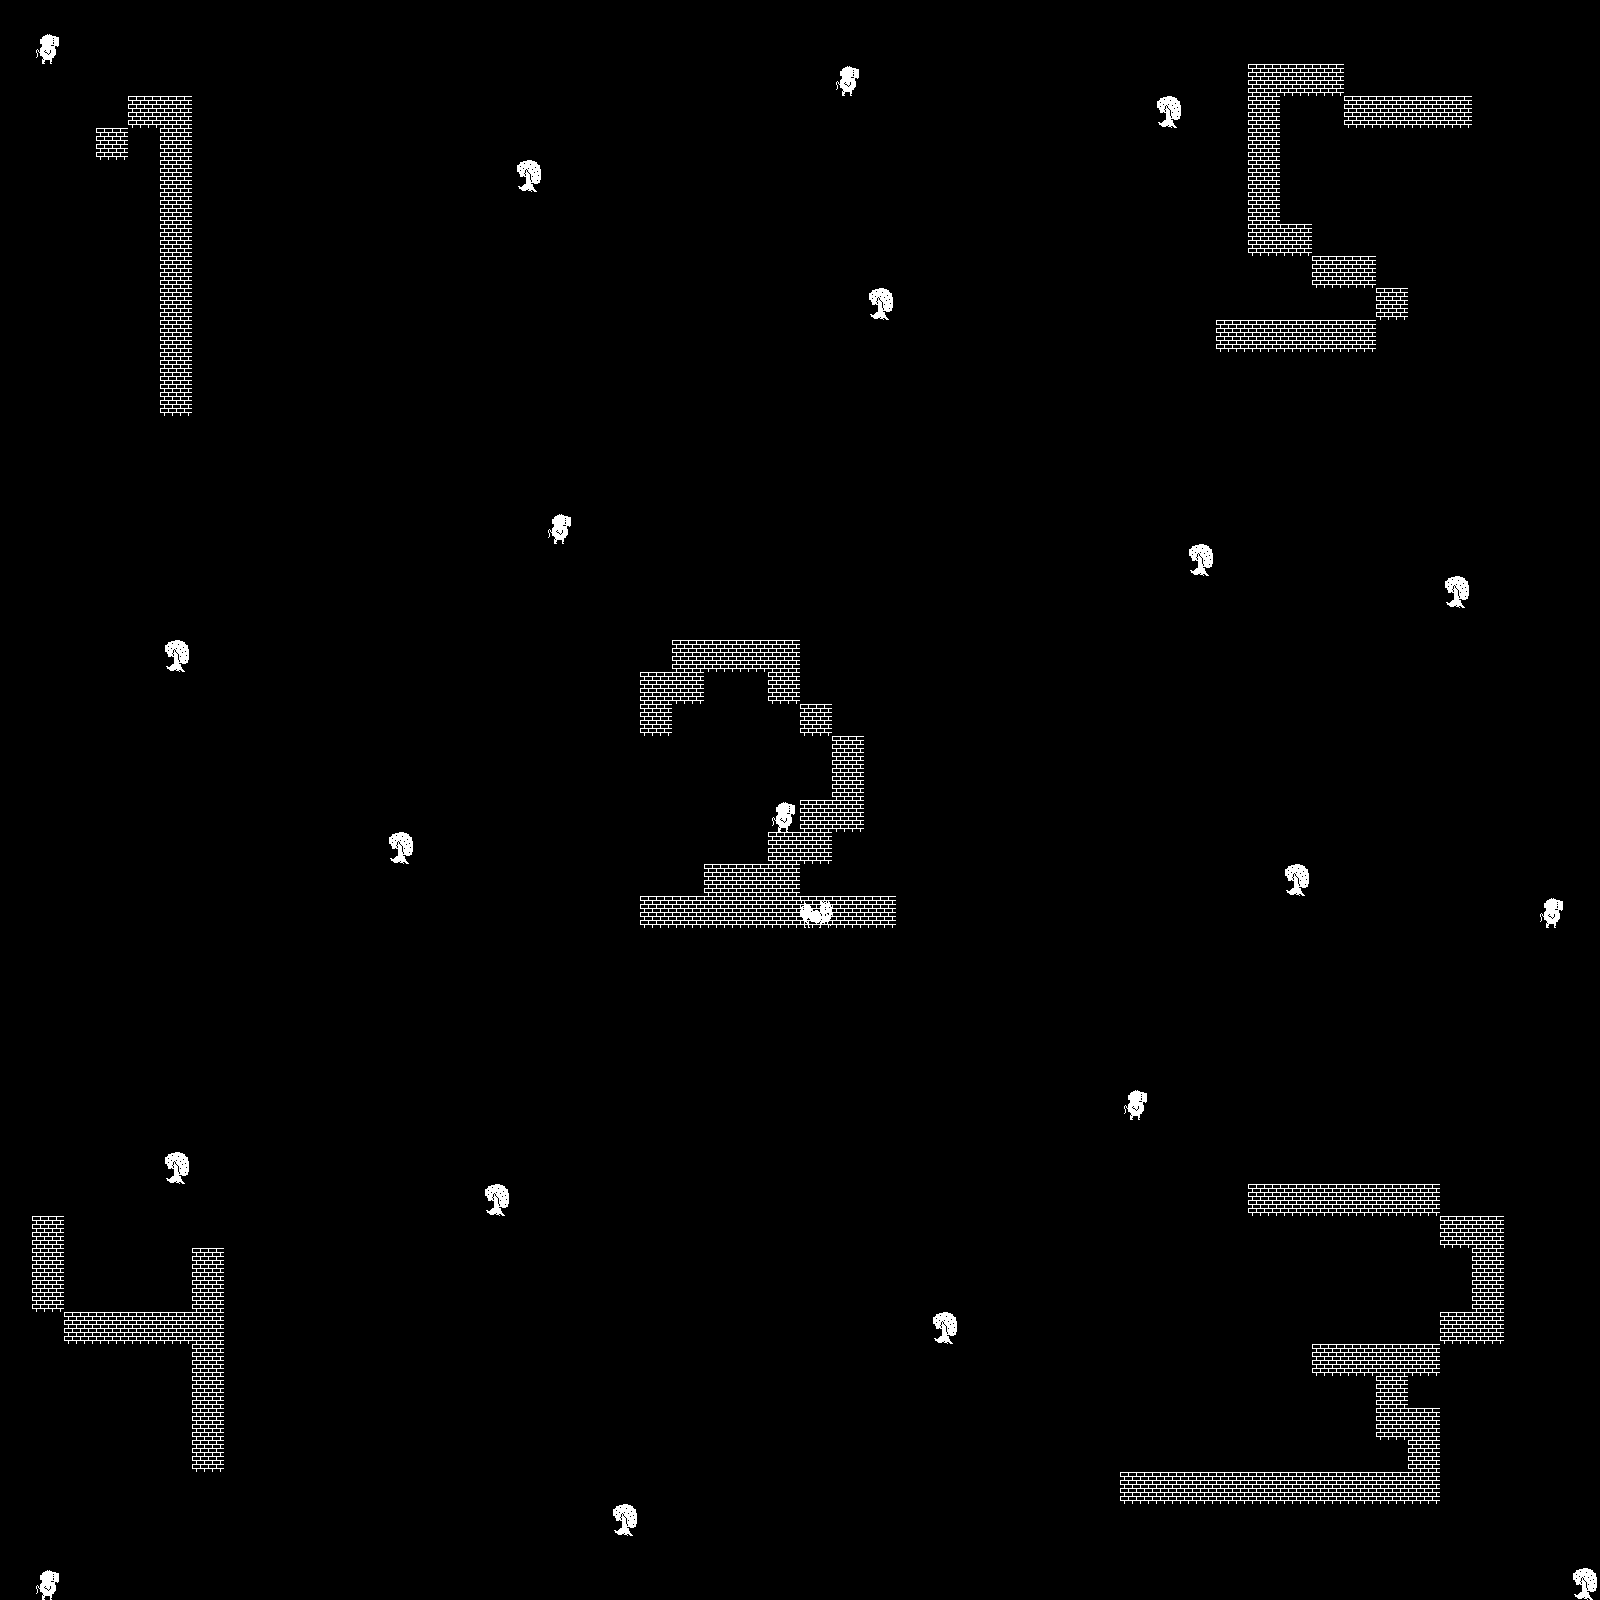

A 2D game scene composited from a Tiled map and its tileset images. What follows is a short description and the map's XML, with each tile layer's data collapsed to a summary:
An orthogonal 50x50 tile map with 32x32 px tiles, 2 tile layers (background, collision).

<map version="1.0" orientation="orthogonal" renderorder="right-down" width="50" height="50" tilewidth="32" tileheight="32" nextobjectid="1">
 <tileset firstgid="1" name="protoTiles" tilewidth="32" tileheight="32" tilecount="100" columns="10">
  <image source="protoTiles.png" width="320" height="320" />
 </tileset>
 <layer name="background" width="50" height="50">
  <data>[2500 cells, 21 non-empty, 3 distinct tile ids]</data>
 </layer>
 <layer name="collision" width="50" height="50">
  <data>[2500 cells, 103 non-empty, 1 distinct tile ids]</data>
 </layer>
</map>
